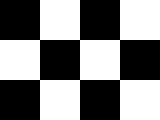
#> input picture ps4_python/input/check.bmp, 160 x 120 px
$ python -i grad_utils.py   (imports and definitions only)   (older library calls are emulated)
#> lines starting #> are read from the running program, lines starting #| are printed output that depends on the picture; after the words box and inside, x2 and y2 are one past the last pixel; in counts of white or black regions, pixels touching at a corner belong together
import cv2
import numpy as np

def calc_grad_x(img, k_sobel=3, k_gauss=3, s_gauss=0, norm=False):
    grad_x = cv2.GaussianBlur(cv2.Sobel(img, cv2.CV_64F, 1, 0, k_sobel),
                              (k_gauss,)*2, s_gauss)
    if norm:
        grad_x = cv2.normalize(grad_x, grad_x, alpha=0, beta=255,
                               norm_type=cv2.NORM_MINMAX, dtype=cv2.CV_8U)
    return grad_x

def calc_grad_y(img, k_sobel=3, k_gauss=3, s_gauss=0, norm=False):
    grad_y = cv2.GaussianBlur(cv2.Sobel(img, cv2.CV_64F, 0, 1, k_sobel),
                              (k_gauss,)*2, s_gauss)
    if norm:
        grad_y = cv2.normalize(grad_y, grad_y, alpha=0, beta=255,
                               norm_type=cv2.NORM_MINMAX, dtype=cv2.CV_8U)
    return grad_y

def calc_grad_orientation(Ix, Iy):
    return np.arctan2(Iy, Ix)

def calc_grad_mag(Ix, Iy):
    return np.sqrt(Ix ** 2 + Iy ** 2)

>>> import cv2
>>> picture = cv2.imread('input/check.bmp')
#> picture is the input picture: shape (120, 160, 3); 50% white; 1 white region, box (x1, y1, x2, y2) and area: (0, 0, 160, 120) 9600
>>> result = calc_grad_x(picture)
#> in calc_grad_x, `grad_x = cv2.GaussianBlur(cv2.Sobel(img, cv2.CV_64F, 1, 0, k_sobel), (..`:
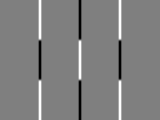
#> grad_x: shape (120, 160, 3) float64; min -765, max 765, mean 4.2; drawn with min black and max white
